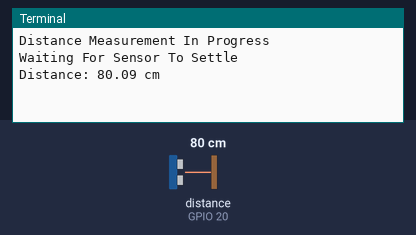
This program was run on a simulated Raspberry Pi (BCM pin numbers). On the bench: the last lines printed to the terminal. The test bench sets the inputs (shaded band); at power-on: distance to the obstacle (sensor on GPIO 20) 80 cm. The echo pulse lasts 58.3 µs per cm; the clock reads 2024-03-15 10:24:30 at power-on unless the program sets it.

Above: at 3.2 s.
3.3 s: distance to the obstacle (sensor on GPIO 20) set to 2 cm
At 4.7 s:
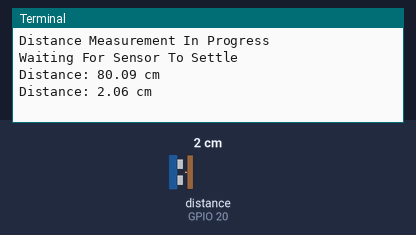
6.0 s: distance to the obstacle (sensor on GPIO 20) set to 4 cm
At 7.5 s:
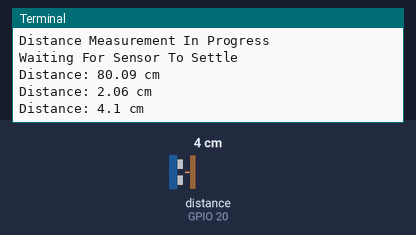
Timing chart, 0 to 9.0 s (numbered marks = the images above; inputs shaded):
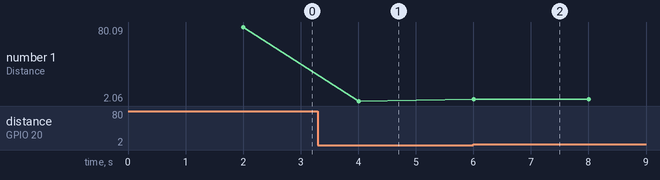

The program:

RPi-ultrasonic-01.py
```python
import RPi.GPIO as GPIO
import time

GPIO.setmode(GPIO.BCM)
GPIO.setwarnings(False)

TRIG = 21
ECHO = 20
print "Distance Measurement In Progress"

GPIO.setup(TRIG,GPIO.OUT)
GPIO.setup(ECHO,GPIO.IN)

GPIO.output(TRIG,False)
print "Waiting For Sensor To Settle"

time.sleep(2)

while(True):
        GPIO.output(TRIG,True)
        time.sleep(0.00001)
        GPIO.output(TRIG,False)

        while GPIO.input(ECHO)==0:
                pulse_start = time.time()

        while GPIO.input(ECHO) ==1:
                pulse_end = time.time()

        pulse_duration = pulse_end - pulse_start

        distance = pulse_duration * 17150
        distance = round(distance, 2)

        print "Distance:", distance, "cm"
        time.sleep(2)

GPIO.cleanup()
```

Measured:
- after the input at 3.3 s, the terminal: prints a new line after 0.71 s (image 1)
- after the input at 6.0 s, the terminal: prints a new line at once (image 2)
- plotted number 1: 80.09 → 2.06 after the input at 3.3 s, 2.06 → 4.1 after the input at 6.0 s
